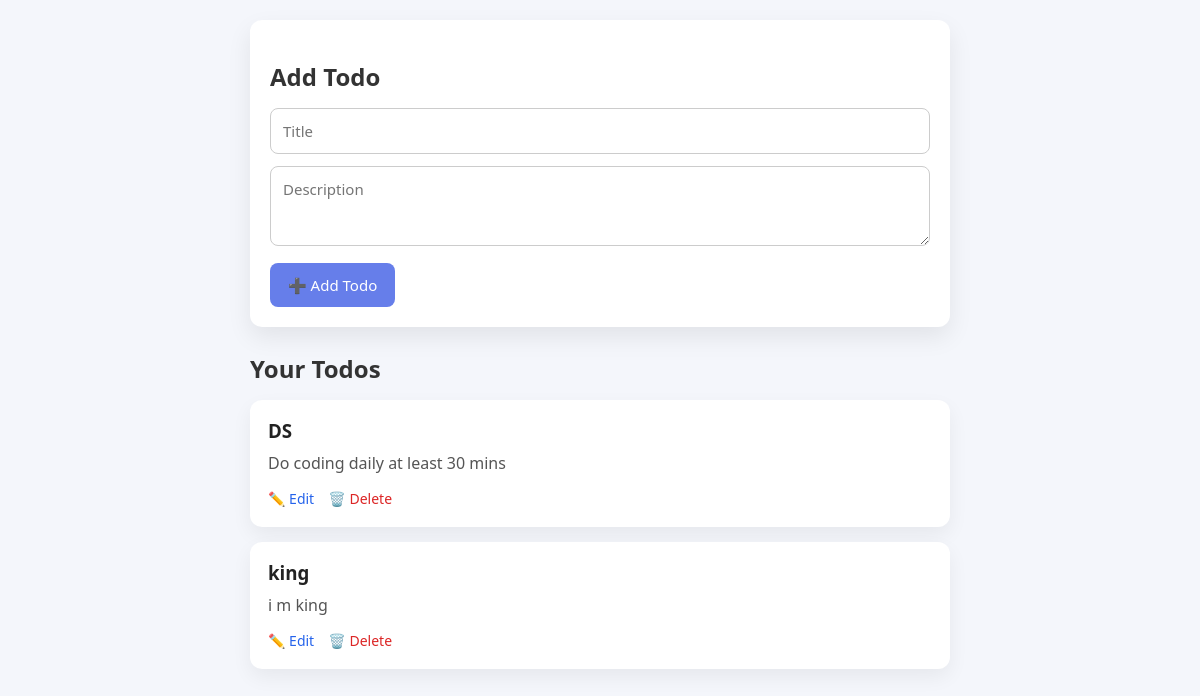
Page /todo/ (signed in) on the committed database.
### app/models.py (models this page shows)
class Todo(models.Model):
    srno=models.AutoField(primary_key=True,auto_created=True)
    title = models.CharField(max_length=50)
    describtion= models.TextField()
    user = models.ForeignKey(User, on_delete=models.CASCADE)
    date = models.DateField(auto_now_add=True)

### app/views.py (the view, shortened to what this page needs)
# urls.py: path('todo/',Todoview),
@login_required
def Todoview(request):
    res = Todo.objects.filter(user=request.user).order_by('-date')
    return render(request, 'todo.html', {'res': res})

### templates/todo.html (shortened to what this page needs)
{% load static %}
<!DOCTYPE html>
<html lang="en">
<head>
  <link  rel="stylesheet" type="text/css" href="{% static 'todo.css' %}">
</head>
<body>
  <div class="container">
    <div class="card">
      <h2>Add Todo</h2>
      <form method="POST">
        <input type="text" name="title" placeholder="Title" required>
        <textarea name="describtion" placeholder="Description" required></textarea>
        <button type="submit">➕ Add Todo</button>
      </form>
    </div>
    <h2>Your Todos</h2>
    {% for todo in res %}
      <div class="todo-item">
        <h3>{{ todo.title }}</h3>
        <p>{{ todo.describtion }}</p>
        <div class="actions">
          <a href="{% url 'edit_todo' todo.srno %}" class="edit">✏️ Edit</a>
          <a href="{% url 'delete_todo' todo.srno %}"
             class="delete"
             onclick="return confirm('Delete this todo?')">🗑️ Delete</a>
        </div>
      </div>
    {% empty %}
      <p class="empty">No todos yet. Add your first one 🚀</p>
    {% endfor %}
  </div>
</body>
</html>

### static/todo.css (style rules this page uses)
* { box-sizing: border-box; font-family: "Segoe UI", Tahoma, sans-serif; }
body { margin: 0; min-height: 100vh; background: #f4f6fb; display: flex; justify-content: center; padding: 20px; }
.container { width: 100%; max-width: 700px; }
h2 { margin-bottom: 15px; color: #333; }
.card { background: #fff; padding: 20px; border-radius: 12px; box-shadow: 0 10px 25px rgba(0,0,0,0.08); margin-bottom: 25px; }
.card input, .card textarea { width: 100%; padding: 12px; margin-bottom: 12px; border-radius: 8px; border: 1px solid #ccc; font-size: 15px; outline: none; }
.card textarea { resize: vertical; min-height: 80px; }
.card button { background: #667eea; color: #fff; border: none; padding: 12px 18px; border-radius: 8px; font-size: 15px; cursor: pointer; transition: background 0.3s; }
.todo-item { background: #fff; padding: 18px; border-radius: 12px; box-shadow: 0 8px 20px rgba(0,0,0,0.06); margin-bottom: 15px; }
.todo-item h3 { margin: 0 0 8px; color: #222; }
.todo-item p { margin: 0 0 12px; color: #555; line-height: 1.5; }
.actions a { text-decoration: none; margin-right: 10px; font-size: 14px; font-weight: 500; }
.actions a.edit { color: #2563eb; }
.actions a.delete { color: #dc2626; }

### rows in the picture
Todo: title "DS", describtion "Do coding daily at least 30 mins"
Todo: title "king", describtion "i m king"
